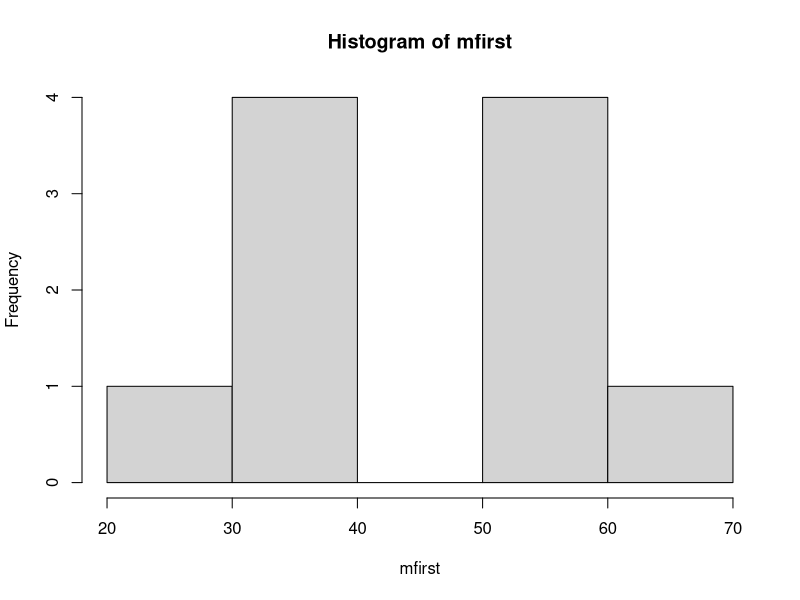
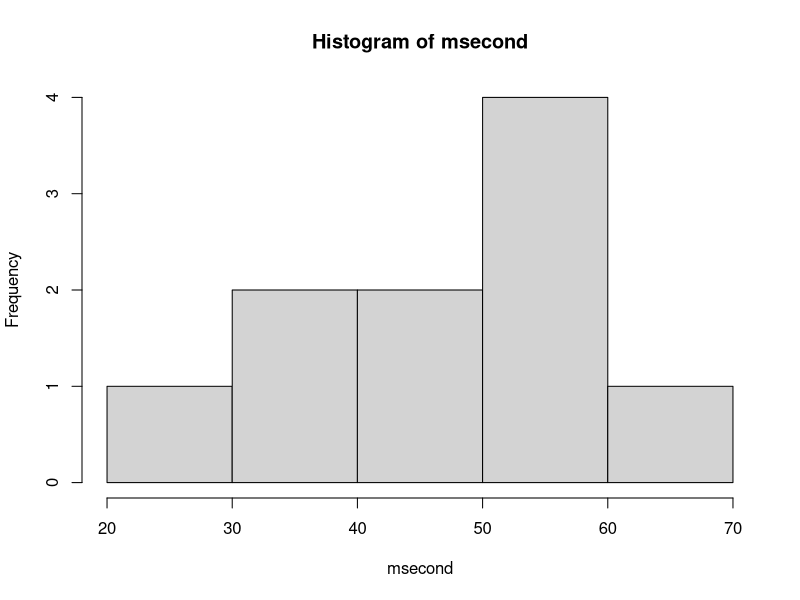
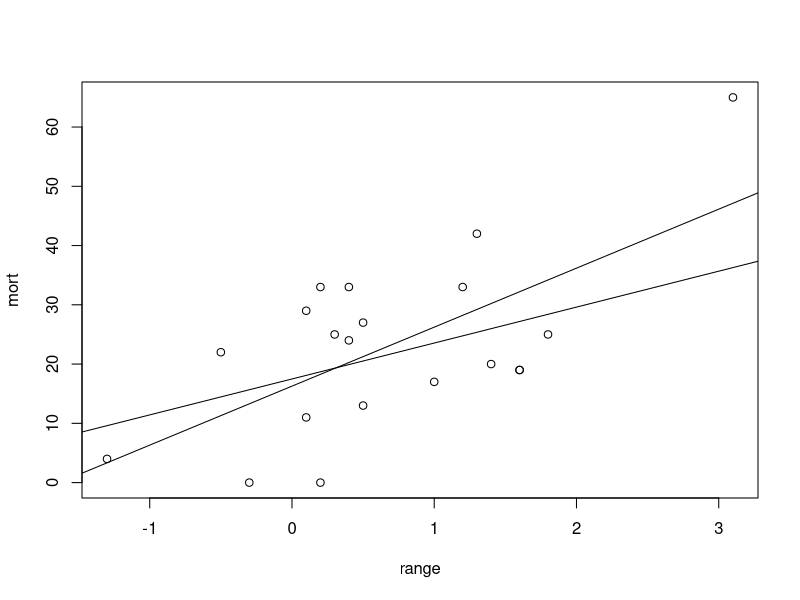

The R script that drew these images, in order:
#2.
mfirst = c(20,32,35,34,40,51,52,56,57,68)
msecond = c(23,34,36,44,42,51,54,57,54,62)

# a)
t.test(mfirst, msecond)

# b) Both are very similar. the second visit is positive. its strong and linear
hist(mfirst)
hist(msecond)

# c)
c <- cor(mfirst, msecond)

# d) 
se <- sqrt((1-c^2)/(length(mfirst)-2)) # Standardfehler berechnen ohne mean

# e) confidence interval = -13.83 - 11.43

# 3.
msecond2 = c(53,64,66,74,72,81,84,87,84,92)
mfirst2 = c(2000,3200,3500,3400,4000,5100,5200,5600,5700,6800)

# a) the correlation coefficient does not change. Now the relationship is very different.
t.test(mfirst, msecond2)
c2 <- cor(mfirst, msecond2)
cor.test(mfirst, msecond2)

# b) the correlation coefficient does not change. Now the relationship is very different.
t.test(mfirst2, msecond2)
c3 <- cor(mfirst2, msecond2)

# 4.
range = c(-1.3,-0.5,-0.3,0.2,0.1,0.5,1.0,0.3,0.4,0.5,0.1,0.2,0.4,1.3,1.2,1.4,1.6,1.6,1.8,3.1)
mort = c(4,22,0,0,11,13,17,25,24,27,29,33,33,42,33,20,19,19,25,65)

# a) the trend is, that the higher the range is, the higher is the percentage of infant mortality
all <- cbind(range, mort)

plot(all)

# b)

m <- lm(mort~range)
abline(m)

# c)
summary(m)
a <- m$coefficients[1]
b <- m$coefficients[2]

# d)
range2 = c(-1.3,-0.5,-0.3,0.2,0.1,0.5,1.0,0.3,0.4,0.5,0.1,0.2,0.4,1.3,1.2,1.4,1.6,1.6,1.8)
mort2 = c(4,22,0,0,11,13,17,25,24,27,29,33,33,42,33,20,19,19,25)

m2 <- lm(mort2~range2)
abline(m2)

summary(m2)
a2 <- m2$coefficients[1]
b2 <- m2$coefficients[2]



